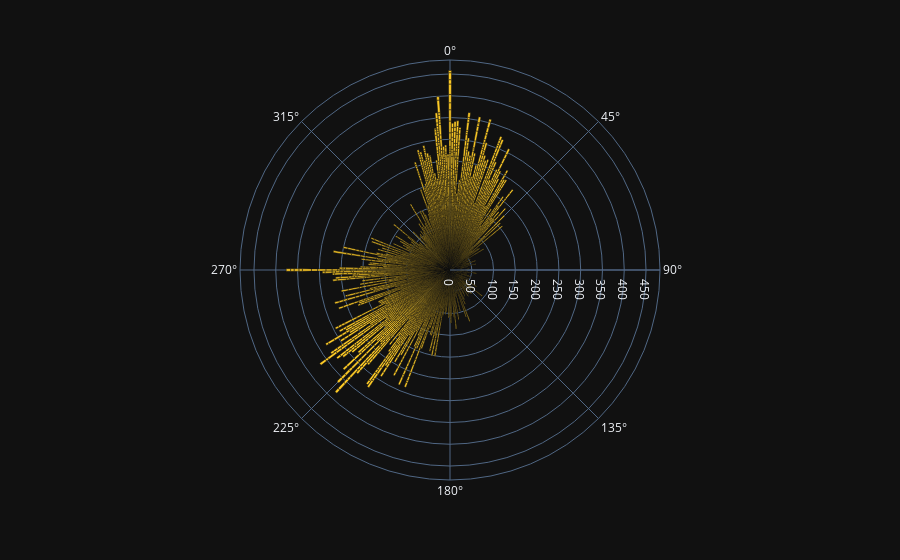

The notebook cell saved with this chart:
### Markdown cell above
Exibição dos dados de direção e velocidade do vento utilizando rosa dos ventos:

### Code cell
fig = px.bar_polar(
    weather,
    r=' Mean Wind SpeedKm/h',
    theta="WindDirDegrees",
    template="plotly_dark",
    color_discrete_sequence=px.colors.sequential.Plasma[-2::-1])
fig.show()

### Figure 1 — Plotly figure (JSON) as saved in the notebook; plotly's stock layout.template omitted (floating-point values rounded to 4 significant figures; data arrays with more than 128 entries replaced by an {"elided": "..."} marker saying what was removed)
{"data": [{"hoverlabel": {"namelength": 0}, "hovertemplate": " Mean Wind SpeedKm/h=%{r}<br>WindDirDegrees=%{theta}", "legendgroup": "", "marker": {"color": "#fdca26"}, "name": "", "r": {"elided": "5448 int values"}, "showlegend": false, "subplot": "polar", "theta": {"elided": "5448 int values"}, "type": "barpolar"}], "layout": {"autosize": true, "barmode": "relative", "legend": {"tracegroupgap": 0}, "margin": {"t": 60}, "polar": {"angularaxis": {"direction": "clockwise", "rotation": 90, "type": "linear"}, "domain": {"x": [0, 1], "y": [0, 1]}, "radialaxis": {"autorange": true, "range": [0, 482.1], "type": "linear"}}}}
